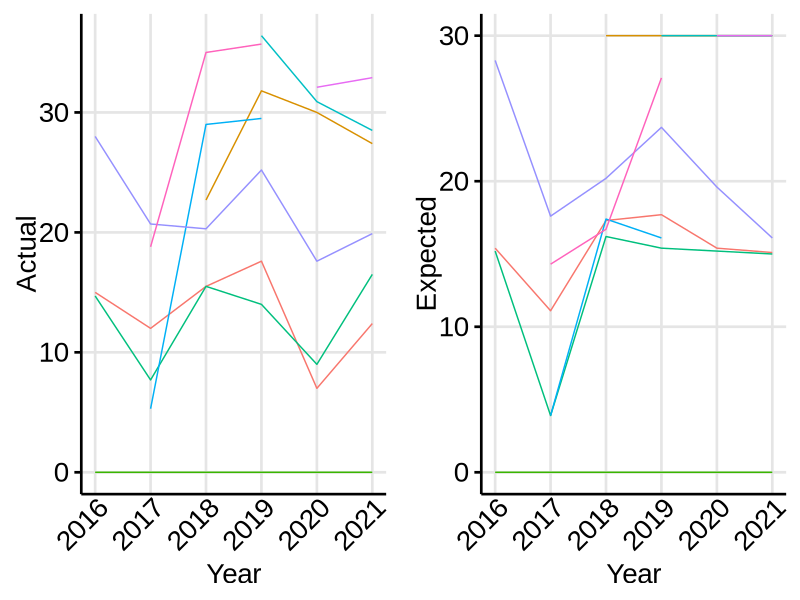

The R script that drew this image: (Note: this script raises an error after producing the figure.)
## ---- chunk 1
library(ggplot2)
library(magrittr)
library(dplyr)
library(gridExtra)
library(flextable)


theme_doc<- function(base_size = 20, base_family = "Arial") { #this function sets the theme for the whole figure
  theme_bw(base_size = base_size, base_family = base_family) %+replace% #also note that this creates a bunch of font warnings that are not a real problem, I just haven't dealt with it yet
#  theme_bw()+
    theme(
      plot.title=element_text(size=20,colour='black',hjust = 0.5),
      plot.background=element_blank(),
      panel.grid.minor=element_blank(),
      panel.grid.major=element_line(color="grey90"),
      panel.border = element_blank(),
      panel.background = element_blank(),
      axis.line.x = element_line(colour='black'),
      axis.line.y = element_line(colour='black'),
      axis.text=element_text(size=20,colour='black'),
      axis.ticks.y=element_line(colour='black'),
      axis.ticks.x=element_blank(),
      axis.title.y=element_text(colour='black',angle=90),
      axis.title.x=element_text(colour='black'),
      legend.background=element_blank(),
      legend.text=element_text(colour='black',size=20),
      legend.title=element_text(colour='black',size=20),
      legend.position = "none",
      strip.background=element_blank(),
      strip.text=element_text(size=20,colour='black'),
      axis.text.x = element_text(angle = 45, hjust=1, vjust=1.1)
    )
}
dummy<-read.csv("OBS_rates.csv")
p1<-ggplot(data=dummy, aes(x=Year, y=Actual, color=Strata))+
         geom_line()+
  theme_doc()
p2<-ggplot(data=dummy, aes(x=Year, y=Expected, color=Strata))+
         geom_line()+
  theme_doc()
grid.arrange(p1,p2, nrow=1)
## ---- chunk 2

# Create a flextable
dummy%>%
  flextable() %>%
  fontsize(size=11, part="all")%>%
  font(part = "all", fontname = "New Times Roman") %>%
  align(#j = c("NPT","HAL", "POT", "PTR", "HAL", "Sum"), 
    align = "right", part="all") %>%
  line_spacing(space = 0.25, part = "all")%>%
  set_caption(caption=paste0("Table ", params$chapter, ".", params$appendix, ".2. Count of  ",params$name, " lengths measured by at-sea and port observers by area, year, and gear. Gear types include pelagic trawl (PTR), non-pelagic trawl (NPT), pot (POT), or hook and line (HAL). Areas include the Aleutian Islands (AI), Bering Sea (BS), Western Gulf of Alaska (WGOA), Central Gulf of Alaska (CGOA), West Yakutat (WY), and East Yakutat (EY)."))
## ---- chunk 3
p3<-ggplot(data=dummy, aes(x=Year, y=Actual, color=Strata))+
         geom_line()+
  theme_doc()
p4<-ggplot(data=dummy, aes(x=Year, y=Expected, color=Strata))+
         geom_line()+
  theme_doc()
grid.arrange(p3,p4, nrow=1)
## ---- chunk 4
ggplot(data=dummy, aes(x=Year, y=Actual, color=Strata))+
         geom_line()+
  theme_doc()

## ---- chunk 5
ggplot(data=dummy, aes(x=Year, y=Actual, color=Strata))+
         geom_line()+
  theme_doc()

## ---- chunk 6
ggplot(data=dummy, aes(x=Year, y=Actual, color=Strata))+
         geom_line()+
  theme_doc()
